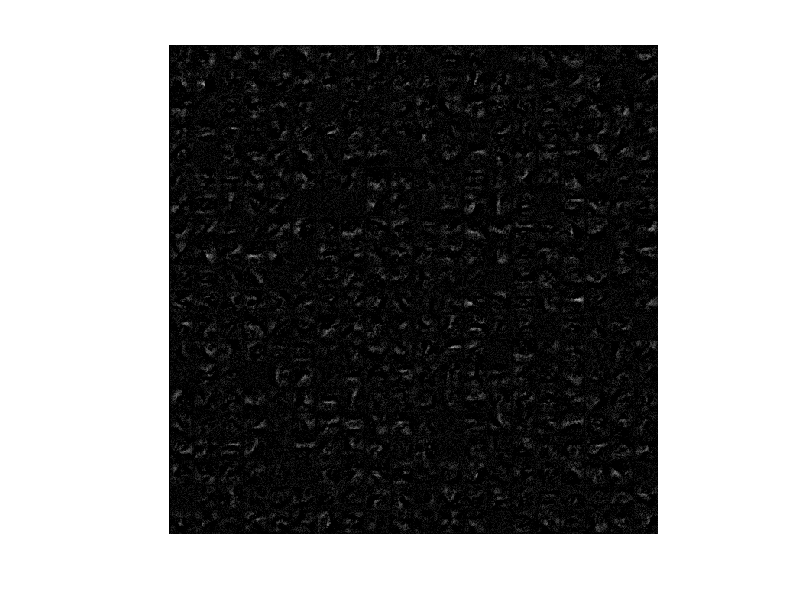

MATLAB code for this plot:

%%%%%%%%%%%%%%%%%%%%%%%%%%%%%%%%%%%%%%%%%%%%%%%%%%%%%%%%%%%%%%%%%%%%%%%%%%%%%%%%
%% accuracy and loss plots %%%%%%%%%%%%%%%%%%%%%%%%%%%%%%%%%%%%%%%%%%%%%%%%%%%%%
%%%%%%%%%%%%%%%%%%%%%%%%%%%%%%%%%%%%%%%%%%%%%%%%%%%%%%%%%%%%%%%%%%%%%%%%%%%%%%%%
%{
% train_acc train_loss valid_acc valid_loss
load('statsq313')
[ n_epochs , nentries ] = size ( stats )

subplot ( 1 , 2 , 1 );

plot ( 1:n_epochs , stats ( : , 1 ) )
hold on;
xlabel('n epochs');
ylabel('accuracy');
plot ( 1:n_epochs , stats ( : , 3 ) )
legend ( 'training accuracy','validation accuracy' )
title('training accuracy and loss learning 0.001');


subplot ( 1 , 2 , 2 );

plot ( 1:n_epochs , stats ( : , 2 ) )
hold on;
xlabel('n epochs');
ylabel('cross entropy loss');
plot ( 1:n_epochs , stats ( : , 4 ) )
legend ( 'training loss','validation loss' )

%}


%% You gotta have a montage %%%%%%%%%%%%%%%%%%%%%%%%%%%%%%%%%%%%%%%%%%%%%%%%%%%%
load('nist26_model');
[ nW INPUT ]  = size ( W{1} );

%Want [ 32 32 3 400 ]
W1 = double ( W{1} );
W1m = zeros ( [ 32 32 3 400] );
for i = 1 : nW
  img = W1 ( i , : );
  img = reshape ( img , [ 32 32 ] );
  img = cat ( 3 , img , img , img );
  W1m ( : , : , : , i ) = img ;
end

montage ( W1m )
